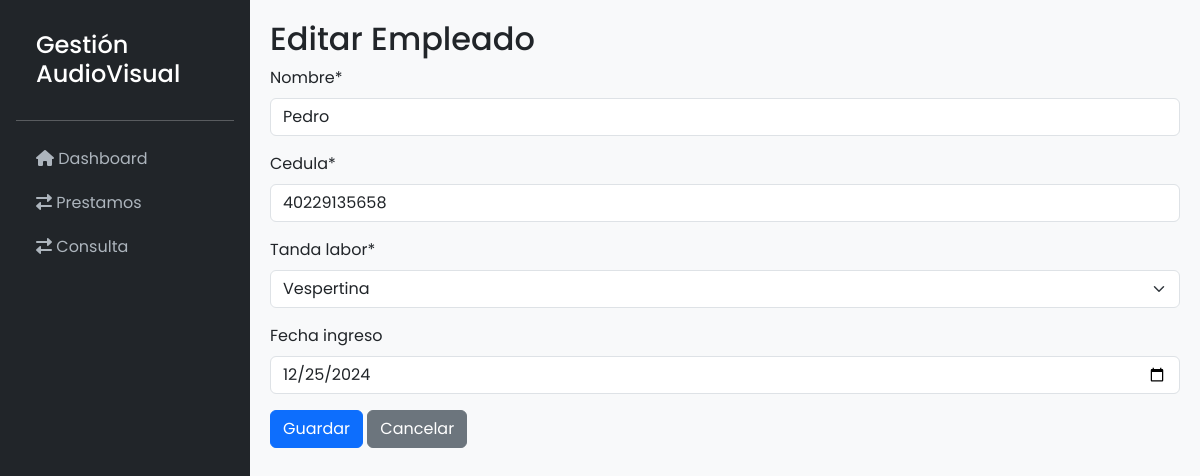
Screenshot of /empleados/1/edit/ with the database file from the repository.
### GestionAudiovisualApp/models.py (models this page shows, shortened)
class Empleado(models.Model):
    nombre          = models.CharField(max_length=100)
    cedula          = models.CharField(max_length=11)
    tanda_labor     = models.CharField(max_length=50, choices=[('Matutina', 'Matutina'), ('Vespertina', 'Vespertina'), ('Nocturna', 'Nocturna')])
    fecha_ingreso   = models.DateField(null=True, blank=True)
    estado          = models.BooleanField(default=True)

### GestionAudiovisualApp/views.py (the view)
# urls.py: path('empleados/<int:pk>/edit/', EmpleadoUpdateView.as_view(), name='empleado-update'),
class EmpleadoUpdateView(UpdateView):
    model = Empleado
    form_class = EmpleadoForm
    template_name = 'empleados/empleado_form.html'
    success_url = reverse_lazy('empleado-list')

### GestionAudiovisualApp/forms.py (shortened to what this page needs)
class EmpleadoForm(forms.ModelForm):
    class Meta:
        model = Empleado
        fields = ['nombre', 'cedula', 'tanda_labor', 'fecha_ingreso', 'estado']
        widgets = {
        'fecha_ingreso': forms.DateInput(attrs={'type': 'date', 'class': 'form-control'}),
        }

### GestionAudiovisualApp/templates/empleados/empleado_form.html (shortened to what this page needs)
{% extends 'base.html' %}
{% load crispy_forms_tags %}
{% block content %}
    <h2>
        {% if view.object %}
            Editar Empleado
        {% else %}
            Crear Nuevo Empleado
        {% endif %}
    </h2>
    <form method="post" class="needs-validation" novalidate>
        <div class="mb-3">
            {{ form.nombre|as_crispy_field }}
        </div>
        <div class="mb-3">
            {{ form.cedula|as_crispy_field }}
        </div>
        <div class="mb-3">
            {{ form.tanda_labor|as_crispy_field }}
        </div>
        <div class="mb-3">
            {{ form.fecha_ingreso|as_crispy_field }}
        </div>
        <button type="submit" class="btn btn-primary">Guardar</button>
        <a href="{% url 'empleado-list' %}" class="btn btn-secondary">Cancelar</a>
    </form>
{% endblock %}

### GestionAudiovisualApp/templates/base.html (style rules this page uses)
body { display: flex; min-height: 100vh; font-family: 'Poppins', sans-serif; background-color: #f8f9fa; }

### rows the page displays
Empleado: nombre "Pedro", cedula "40229135658", tanda_labor "Vespertina", fecha_ingreso "12/25/2024"
